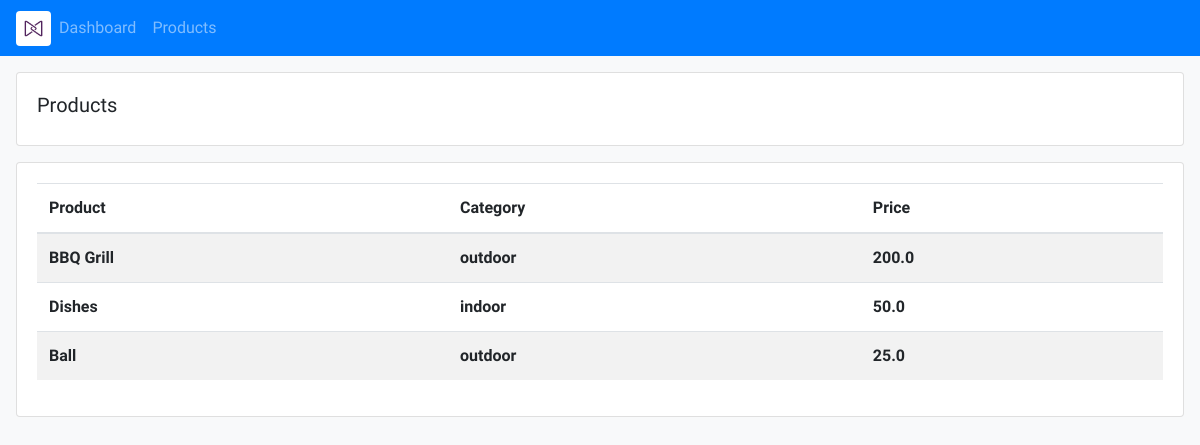
Screenshot of /products/ with the database file from the repository.
### accounts/models.py (models this page shows, shortened)
class Product(models.Model):
    PRODUCT_CATEGORIES = (
        ('indoor', 'Indoor'),
        ('outdoor', 'Outdoor'),
    )
    name = models.CharField(max_length=200, null=True)
    price = models.FloatField(null=True)
    category = models.CharField(max_length=200, null=True, choices=PRODUCT_CATEGORIES)
    description = models.CharField(max_length=200, null=True, blank=True)
    date_created = models.DateTimeField(auto_now_add=True, null=True)
    tags = models.ManyToManyField(Tag)

### accounts/views.py (the view)
# urls.py: path('products/', views.products, name='products'),
def products(request):
    products = Product.objects.all()
    return render(request, 'accounts/products.html', {'products': products})

### accounts/templates/accounts/products.html
{% extends 'accounts/base.html' %}
{% block content %}
<div class="card card-body m-3">
    <h5>Products</h5>
</div>
<div class="card card-body m-3 ">
    <div class="table-responsive">
        <table class="table table-striped">
            <thead>
                <th> Product </th>
                <th> Category </th>
                <th> Price </th>
            </thead>
            <tbody>
                {% for product in products %}
                    <tr>
                        <th>  {{ product.name }}  </th>
                        <th>  {{ product.category }}  </th>
                        <th>  {{ product.price }}  </th>
                    </tr>
                {% endfor %}
            </tbody>
        </table>
    </div>
</div>
{% endblock content %}

### accounts/templates/accounts/base.html (style rules this page uses)
body { font-family: 'Poiret One', cursive; }

### rows the page displays
Product: name "BBQ Grill", category "outdoor", price "200.0"
Product: name "Dishes", category "indoor", price "50.0"
Product: name "Ball", category "outdoor", price "25.0"
